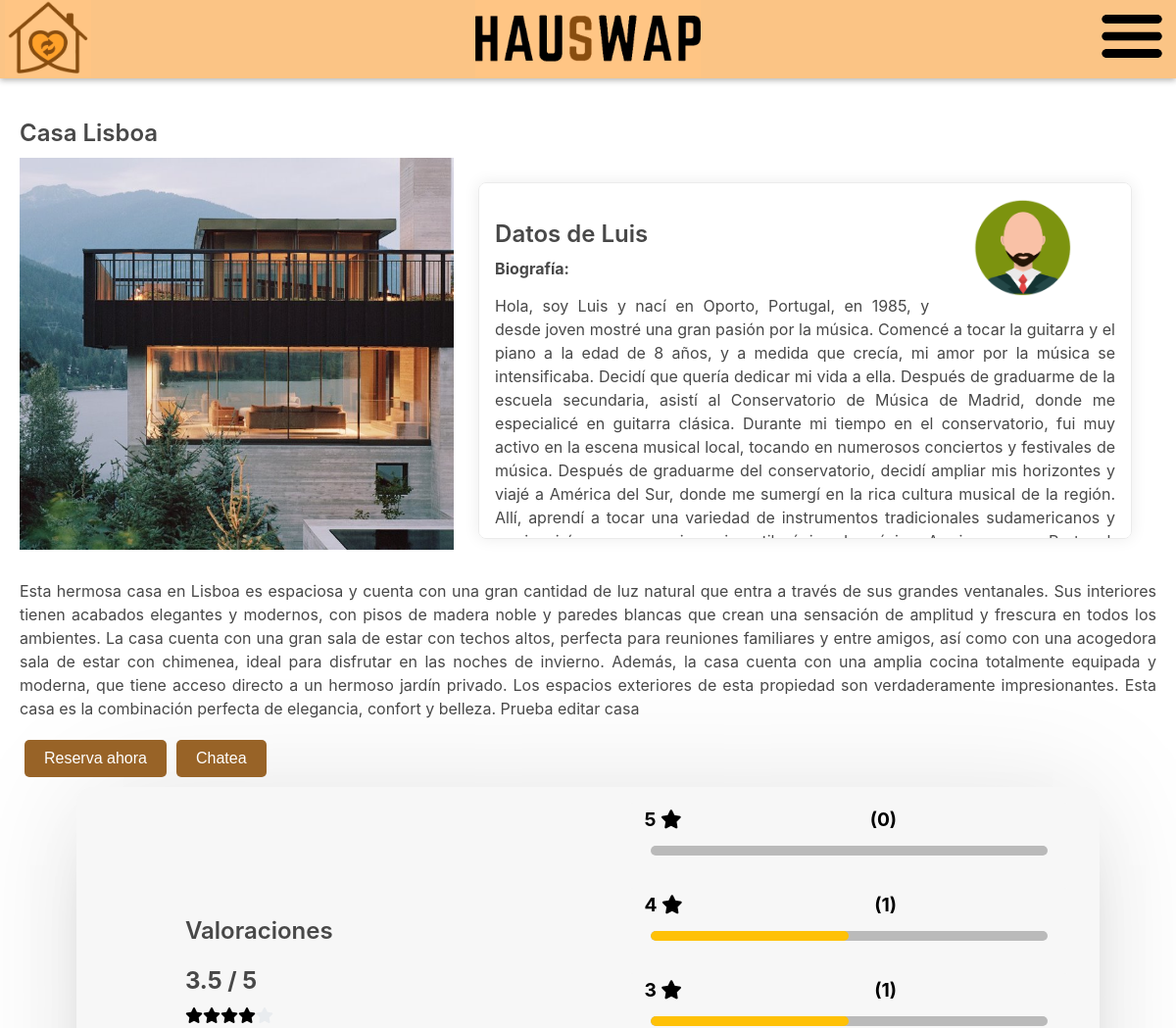
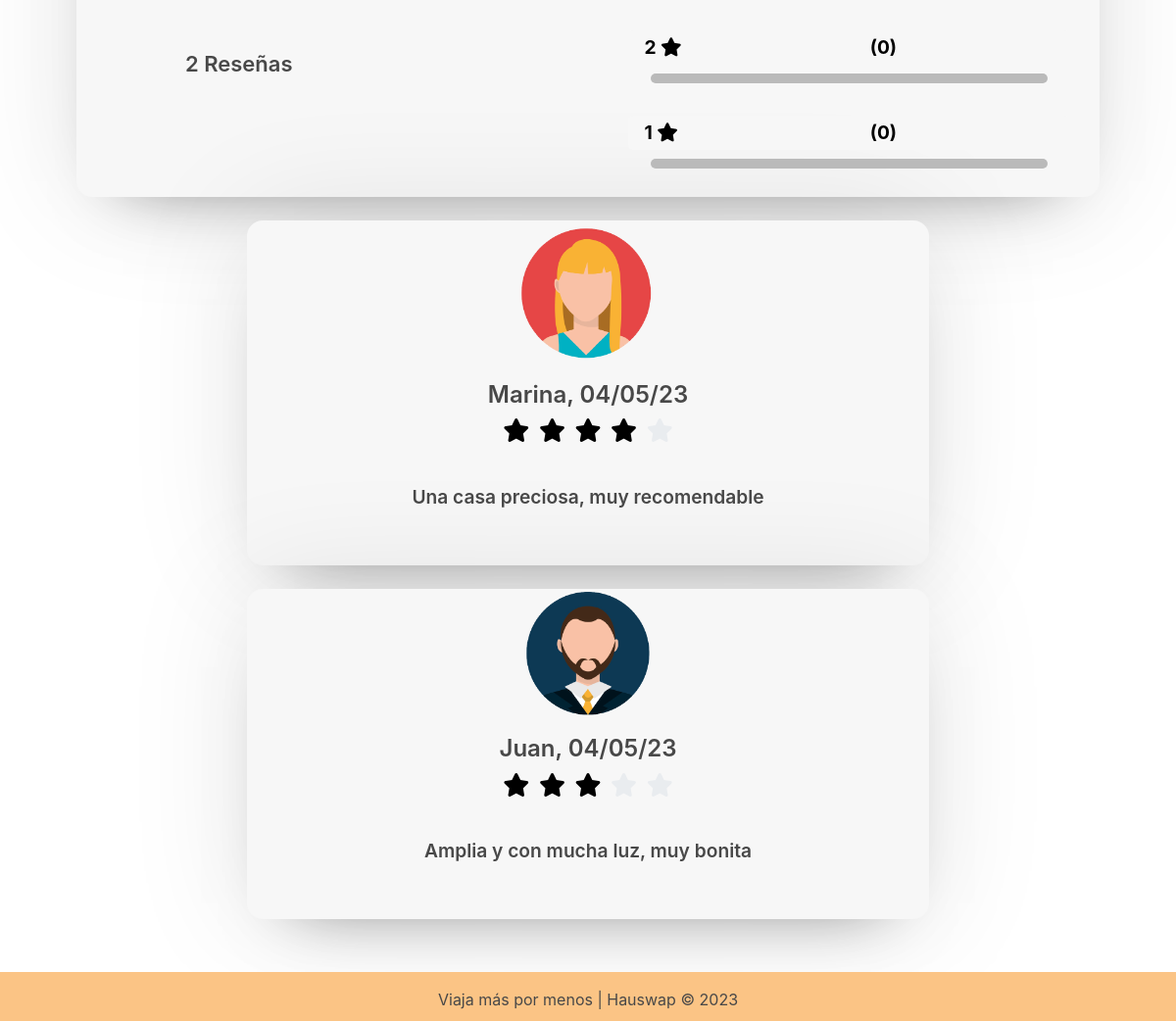
The app's page /mostrarCasa.php?casa=1 with its own data (2 pictures, top to bottom).
### tables this page shows
CREATE TABLE `propiedades` (
  `id_casa` int NOT NULL,
  `id_usuario` varchar(30) NOT NULL,
  `nombre` varchar(30) NOT NULL,
  `localizacion` varchar(30) NOT NULL,
  `numero_valoraciones` int NOT NULL,
  `servidor_fotos` varchar(40) DEFAULT NULL,
  `descripcion` varchar(2000) NOT NULL,
  `estrellas` int NOT NULL
);

CREATE TABLE `usuarios` (
  `correo` varchar(30) NOT NULL,
  `nombre` varchar(30) NOT NULL,
  `contraseña` varchar(60) NOT NULL,
  `telefono` int NOT NULL,
  `sexo` varchar(25) NOT NULL,
  `fecha_nacimiento` date NOT NULL,
  `pais` varchar(20) NOT NULL,
  `fecha_registro` date NOT NULL,
  `servidor_fotoperfil` varchar(40) DEFAULT NULL,
  `biografia` varchar(2000) DEFAULT NULL,
  `tipo` int NOT NULL
);

CREATE TABLE `valoraciones` (
  `id_valoracion` int NOT NULL,
  `id_casa` int NOT NULL,
  `id_reserva` int NOT NULL,
  `id_usuario` varchar(30) NOT NULL,
  `estrellas` int NOT NULL,
  `opinion` varchar(2000) NOT NULL,
  `fecha` date NOT NULL
);

### includes/src/clases/Valoracion.php (called while the page is built, shortened)
<?php
class Valoracion {
    private $estrellas;
    private $opinion;
    private $fecha;
    private function __construct($id_casa, $id_reserva, $id_usuario, $estrellas, $opinion, $fecha) {
        $uuid = uniqid();
        $this->estrellas = $estrellas;
        $this->opinion = $opinion;
        $this->fecha = $fecha;
    }
    public function getEstrella() {
        return $this->estrellas;
    }
    public function getOpinion() {
        return $this->opinion;
    }
    public function getFecha() {
          $timestamp = strtotime($this->fecha);
          $nueva_fecha = date("d/m/y", $timestamp);
          return $nueva_fecha;
    }
    public static function calcula($id_casa, &$five_star_percentage, &$four_star_percentage, &$three_star_percentage, &$two_star_percentage, &$one_star_percentage, &$total_five_star_review, &$total_four_star_review, &$total_three_star_review, &$total_two_star_review, &$total_one_star_review){
        $conn = Aplicacion::getInstance()->getConexionBd();
        $sql3 = "SELECT * FROM valoraciones WHERE id_casa = $id_casa";
        $result3 = $conn->query($sql3);
        if($result3->num_rows > 0) {
            $total_review = $result3->num_rows;
            $total_rating = 0;
            while($row3 = $result3->fetch_assoc()) {
                $total_rating += $row3['estrellas'];
                if($row3['estrellas'] == 5) {
                    $total_five_star_review++;
                } else if($row3['estrellas'] == 4) {
                    $total_four_star_review++;
                } else if($row3['estrellas'] == 3) {
                    $total_three_star_review++;
                } else if($row3['estrellas'] == 2) {
                    $total_two_star_review++;
                } else if($row3['estrellas'] == 1) {
                    $total_one_star_review++;
                }
            }
            $average_rating = round($total_rating / $total_review, 1);
            $five_star_percentage = round(($total_five_star_review / $total_review) * 100);
            $four_star_percentage = round(($total_four_star_review / $total_review) * 100);
            $three_star_percentage = round(($total_three_star_review / $total_review) * 100);
            $two_star_percentage = round(($total_two_star_review / $total_review) * 100);
            $one_star_percentage = round(($total_one_star_review / $total_review) * 100);
            return $average_rating;
        }
        else{
            return 0;
        }
    }
    public static function contar($id_casa){
        $conn = Aplicacion::getInstance()->getConexionBd();
        $sql = "SELECT COUNT(*) AS count FROM valoraciones WHERE id_casa = $id_casa";
        $result = $conn->query($sql);
        if($result->num_rows > 0) {
            while($row = $result->fetch_assoc()) {
                $cuantas = $row['count'];
                return $cuantas;
            }
        }
        else{
            return 0;
        }
    }
    public static function getValoraciones($id_casa){
        $conn = Aplicacion::getInstance()->getConexionBd();
        $sql = "SELECT * FROM valoraciones WHERE id_casa = $id_casa";
        $result = $conn->query($sql);
        $valoraciones = array();
        if ($result->num_rows > 0) {
            while ($fila = $result->fetch_assoc()) {
                $valoracion = new Valoracion($fila['id_casa'], $fila['id_reserva'], $fila['id_usuario'], $fila['estrellas'], $fila['opinion'], $fila['fecha']);
                $valoracion->id_valoracion = $fila['id_valoracion'];
                $valoraciones[] = $valoracion;
            }
        }
        return $valoraciones;
    }
}
?>

### includes/src/clases/Usuario.php (called while the page is built, shortened)
<?php
class Usuario
{
    public static function buscaUsuario($correo)
    {
        $conn = Aplicacion::getInstance()->getConexionBd();
        $query = sprintf("SELECT * FROM usuarios U WHERE U.correo='%s'", $conn->real_escape_string($correo));
        $rs = $conn->query($query);
        $user = false;
        if ($rs) {
            $fila = $rs->fetch_assoc();
            if($fila){
                $user = new Usuario($fila['correo'], $fila['contraseña'], $fila['nombre'], $fila['telefono'], $fila['sexo'], $fila['fecha_nacimiento'], $fila['pais'], $fila['servidor_fotoperfil'], $fila['tipo']);
            }
        }
        else {
            error_log("Error BD ({$conn->errno}): {$conn->error}");
        }
        return $user;
    }
    private $id, $correo, $contraseña, $nombre, $roles, $telefono, $genero, $fecha, $pais, $foto_perfil, $tipo;
    private function __construct($correo, $contraseña, $nombre, $telefono, $genero, $fecha, $pais, $foto_perfil, $tipo)
    {
        $this->nombre = $nombre;
        $this->foto_perfil = $foto_perfil;
    }
    public function getNombre()
    {
        return $this->nombre;
    }
    public function getFotoPerfil() {
        return $this->foto_perfil;
    }
}

### mostrarCasa.php (the view, shortened to what this page needs)
<?php
require_once 'includes/src/clases/Valoracion.php';
require_once 'includes/src/clases/Usuario.php';
$id_casa = $_GET["casa"];
$id_usuario = "";
$sql = "SELECT nombre, descripcion, servidor_fotos, id_usuario FROM propiedades WHERE id_casa = $id_casa";
$result = $conn->query($sql);
$contenidoPrincipal = "";
$datos_valoracion ="";
if ($result->num_rows > 0) {
    while ($row = $result->fetch_assoc()) {
        $id_usuario = $row['id_usuario'];
        $servidor_fotos = $row['servidor_fotos'];
        $nombre_casa = $row['nombre'];
        $descripcion = $row['descripcion'];
        $sql2 = "SELECT nombre, biografia, pais, sexo, servidor_fotoperfil FROM usuarios WHERE correo = '$id_usuario'";
        $result2 = $conn->query($sql2);
        if ($result2->num_rows > 0) {
            while ($row2 = $result2->fetch_assoc()) {
                $sexo = $row2["sexo"];
                $pais = $row2["pais"];
                $biografia = $row2["biografia"];
                $nombre = $row2["nombre"];
                $servidor_fotoperfil = $row2["servidor_fotoperfil"];
                $contenidoPrincipal .= "<h2>" . $nombre_casa . "</h2>" .
                    "<div id='estructura-divs'>
                <div id='fotos-div'><img src='" . $servidor_fotos . "' alt='Imagen de la propiedad' id='imagenes-pagina'><br></div>";
                $contenidoPrincipal .= "<div id='datos-propietario'><img src='" . $servidor_fotoperfil ."' alt='Foto de perfil' id='foto-perfil-mostrarcasa'><h2>" . "Datos de " . $nombre . "</h2>" .
                    "<strong>Biografía: </strong>" . "<p>" . $biografia ."<br>" . "<strong>País: </strong>" . $pais . "<br>" . "<strong>Género: </strong>" . $sexo . "<br>" . "</p></div></div>";
            }
        }
    }
}
$contenidoPrincipal .= "<div id='div-mostrar'><p>" . $descripcion . "</p></div>
<a href= reservar.php?casa1=".$id_casa."><button type=button>Reserva ahora</button></a>" .
"<a href=chatConversacion.php?correoContacto=$id_usuario><button type=button>Chatea</button></a>";
$five_star_percentage = 0;
$four_star_percentage = 0;
$three_star_percentage = 0;
$two_star_percentage = 0;
$one_star_percentage = 0;
$total_five_star_review = 0;
$total_four_star_review = 0;
$total_three_star_review = 0;
$total_two_star_review = 0;
$total_one_star_review = 0;
$valoraciones = Valoracion::getValoraciones($id_casa);
$average_rating = Valoracion::calcula($id_casa, $five_star_percentage, $four_star_percentage, $three_star_percentage, $two_star_percentage, $one_star_percentage, $total_five_star_review, $total_four_star_review, $total_three_star_review, $total_two_star_review, $total_one_star_review);
$cuantas = Valoracion:: contar($id_casa);
foreach ($valoraciones as $valoracion) {
    $usuario = Usuario::buscaUsuario($valoracion->getUsuario());
    $datos_valoracion .= "
    <div class='div-datos'>
        <div class='val-imgg'><img src='{$usuario->getFotoPerfil()}' alt='Foto de perfil' id='foto-perfil-mostrarcasa'></div>
        <h2>{$usuario->getNombre()}, {$valoracion->getFecha()}</h2>
        <div class='div-datos-estrellas'>";
        for ($i = 1; $i <= 5; $i++) {
            if ($i <= $valoracion->getEstrella()) {
                $datos_valoracion .= "<i class='fas fa-star star-yellow mr-1'></i>";
            } else {
                $datos_valoracion .= "<i class='fas fa-star star-light mr-1'></i>";
            }
        }
    $datos_valoracion .= "</div>
        <h3>{$valoracion->getOpinion()}</h3>
    </div>";
}
$contenidoPrincipal .= "
<div class='container-grande-valoraciones'>
    <div class='card'>
        <div class='card-header'>
            <h1>Valoraciones</h1>
        </div>
        <div class='card-body'>
            <div class='row'>
                <div class='col-sm-4 text-center'>
                    <h1 class='text-warning mt-4 mb-4'>
                        <b><span id='average_rating'>$average_rating</span> / 5</b>
                    </h1>
                    ";
                    $num_stars = round($average_rating);
                    for ($i = 1; $i <= 5; $i++) {
                    if ($i <= $num_stars) {
                    $contenidoPrincipal .= "<i class='fas fa-star star-yellow mr-1 main_star'></i>";
                    } else {
                    $contenidoPrincipal .= "<i class='fas fa-star star-light mr-1 main_star'></i>";
                    }
                    }
                    $contenidoPrincipal .= "
                </div>
            </div>
        </div>
        <h3><span id='total_review'>$cuantas</span> Reseñas</h3>
    </div>
    <div class='col-sm-4'>
    <p>
    <div class='progress-label-left'><b>5</b> <i class='fas fa-star text-warning'></i></div>
    <div class='progress-label-right'>(<span>$total_five_star_review</span>)</div>
    <div class='progress'>
        <progress class='progress-bar-bg-warning' id='five_star_progress'  max='100' value= $five_star_percentage ></progress>
    </div>
    </p>
    <br>
    <p>
    <div class='progress-label-left'><b>4</b> <i class='fas fa-star text-warning'></i></div>
    <div class='progress-label-right'>(<span>$total_four_star_review</span>)</div>
    <div class='progress'>
        <progress class='progress-bar-bg-warning' id='five_star_progress'  max='100' value= $four_star_percentage ></progress>
    </div>
    </p>
    <br>
    <p>
    <div class='progress-label-left'><b>3</b> <i class='fas fa-star text-warning'></i></div>
    <div class='progress-label-right'>(<span>$total_three_star_review</span>)</div>
    <div class='progress'>
        <progress class='progress-bar-bg-warning' id='five_star_progress'  max='100' value= $three_star_percentage ></progress>
    </div>
    </p>
    <br>
    <p>
    <div class='progress-label-left'><b>2</b> <i class='fas fa-star text-warning'></i></div>
    <div class='progress-label-right'>(<span>$total_two_star_review</span>)</div>
    <div class='progress'>
        <progress class='progress-bar-bg-warning' id='five_star_progress'  max='100' value= $two_star_percentage ></progress>
    </div>
    </p>
    <br>
    <p>
    <div class='progress-label-left'><b>1</b> <i class='fas fa-star text-warning'></i></div>
    <div class='progress-label-right'>(<span>$total_one_star_review</span>)</div>
    <div class='progress'>
        <progress class='progress-bar-bg-warning' id='five_star_progress'  max='100' value= $one_star_percentage ></progress>
    </div>
    </p>
    </div>
    </div>
    <div class='valoraciones'>
        $datos_valoracion
    </div>
    </div>
    </div>
    </div>
    </div>
    </div>";
require('./includes/vistas/plantillas/plantilla.php');
?>

### css/estilos.css (style rules this page uses)
body { font-family: "Circular", -apple-system, BlinkMacSystemFont, "Segoe UI", Roboto, Helvetica, Arial, sans-serif, "Apple Color Emoji", "Segoe UI Emoji", "Segoe UI Symbol"; }
h1, h2, h3, h4, h5 { line-height: 1.3; color: #484848; font-weight: 600; margin-bottom: 10px; }
h3 { font-size: 22px; }
p { text-align: justify; font-size: 16px; line-height: 1.5; color: #484848; font-weight: 400; margin-bottom: 10px; }
a:link, a:visited, a:active, a:hover { text-decoration: none; color: black; }
html, body { margin: 0; padding: 0; height: 100%; }
#imagenes-pagina { object-fit: cover; width: 100%; height: 100%; }
#estructura-divs { display: flex; }
#fotos-div { width: 700px; height: 400px; }
button { background-color: #986327; border: none; color: white; padding: 10px 20px; text-align: center; text-decoration: none; display: inline-block; font-size: 16px; margin: 10px 5px; cursor: pointer; border-radius: 5px; }
#datos-propietario { background-color: #fff; border: 1px solid #ebebeb; border-radius: 8px; box-shadow: 0px 0px 16px rgba(0, 0, 0, 0.08); color: #484848; padding: 16px; margin: 25px; width: 1000px; min-height: 50px; max-height: 330px; overflow-x: hidden; overflow-y: auto; }
#foto-perfil-mostrarcasa { object-fit: contain; height: 30%; width: 30%; float: right; margin-bottom: 10px; }
.div-datos { display: flex; flex-direction: column; justify-content: space-evenly; align-items: center; margin: auto; margin-bottom: 1.5em; background: #f7f7f7; width: 60%; border-radius: 16px; box-shadow: 0 0 128px 0 rgba(0, 0, 0, 0.1), 0 32px 64px -48px rgba(0, 0, 0, 0.5); }
.div-datos .val-imgg { margin: auto; display: flex; flex-direction: column; justify-content: space-evenly; align-items: center; }
.div-datos .val-imgg img { margin: auto; object-fit: cover; }
.div-datos h2 { margin: 0.2em; font-size: 1.5rem; }
.div-datos .div-datos-estrellas i { margin: 0.2em; font-size: 1.5rem; }
.div-datos h3 { margin: 2em; font-size: 1.2rem; padding-bottom: 1em; }
.container-grande-valoraciones { display: flex; justify-content: center; align-items: center; margin: auto; margin-bottom: 1.5em; width: 90%; background: #f7f7f7; border-radius: 16px; box-shadow: 0 0 128px 0 rgba(0, 0, 0, 0.1), 0 32px 64px -48px rgba(0, 0, 0, 0.5); }
.container-grande-valoraciones .card { margin: auto; }
.container-grande-valoraciones .col-sm-4 { margin: auto; padding-bottom: 2em; }
.container-grande-valoraciones .col-sm-4 div { margin-left: 5em; margin-right: 5em; background: #f7f7f7; }
.progress-label-left { float: left; margin-right: 0.5em; line-height: 1em; }
.progress-label-right { float: right; margin-left: 0.3em; line-height: 1em; }
.star-light { color: #e9ecef; }
.progress { height: 35px; width: 100%; border-radius: 5px; background-color: #ffffff; margin-bottom: 15px; }
.progress-bar-bg-warning { height: 10px; border-radius: 10px; overflow: hidden; width: 90%; }
.progress { text-align: center; }
.progress-label-left, .progress-label-right { color: #000000; font-weight: bold; font-size: 1.2em; margin: 8px; }

### records on screen
propiedades: nombre "Casa Lisboa", descripcion "Esta hermosa casa en Lisboa es espaciosa y cuenta con una gran cantidad de luz natural que entra a través de sus grandes ventanales. Sus interiores tienen acabados elegantes y modernos, con pisos de madera noble y paredes blancas que crean una sensación de amplitud y frescura en todos los ambientes. La casa cuenta con una gran sala de estar con techos altos, perfecta para reuniones familiares y entre amigos, así como con una acogedora sala de estar con chimenea, ideal para disfrutar en las noches de invierno. Además, la casa cuenta con una amplia cocina totalmente equipada y moderna, que tiene acceso directo a un hermoso jardín privado. Los espacios exteriores de esta propiedad son…"
usuarios: servidor_fotoperfil (picture), nombre "Luis", biografia "Hola, soy Luis y nací en Oporto, Portugal, en 1985, y desde joven mostré una gran pasión por la música. Comencé a tocar la guitarra y el piano a la edad de 8 años, y a medida que crecía, mi amor por la música se intensificaba. Decidí que quería dedicar mi vida a ella. Después de graduarme de la escuela secundaria, asistí al Conservatorio de Música de Madrid, donde me especialicé en guitarra clásica. Durante mi tiempo en el conservatorio, fui muy activo en la escena musical local, tocando en numerosos conciertos y festivales de música. Después de graduarme del conservatorio, decidí ampliar mis horizontes y viajé a América del Sur, donde me sumergí en la rica cultura musical de la región.…"
valoraciones: id_usuario.servidor_fotoperfil (picture), id_usuario.nombre "Marina", fecha "04/05/23", estrellas 4 (drawn), opinion "Una casa preciosa, muy recomendable"
valoraciones: id_usuario.servidor_fotoperfil (picture), id_usuario.nombre "Juan", fecha "04/05/23", estrellas 3 (drawn), opinion "Amplia y con mucha luz, muy bonita"

### other values on screen
$average_rating "3.5"
$cuantas "2"
$total_five_star_review "0"
$total_four_star_review "1"
$total_three_star_review "1"
$total_two_star_review "0"
$total_one_star_review "0"
